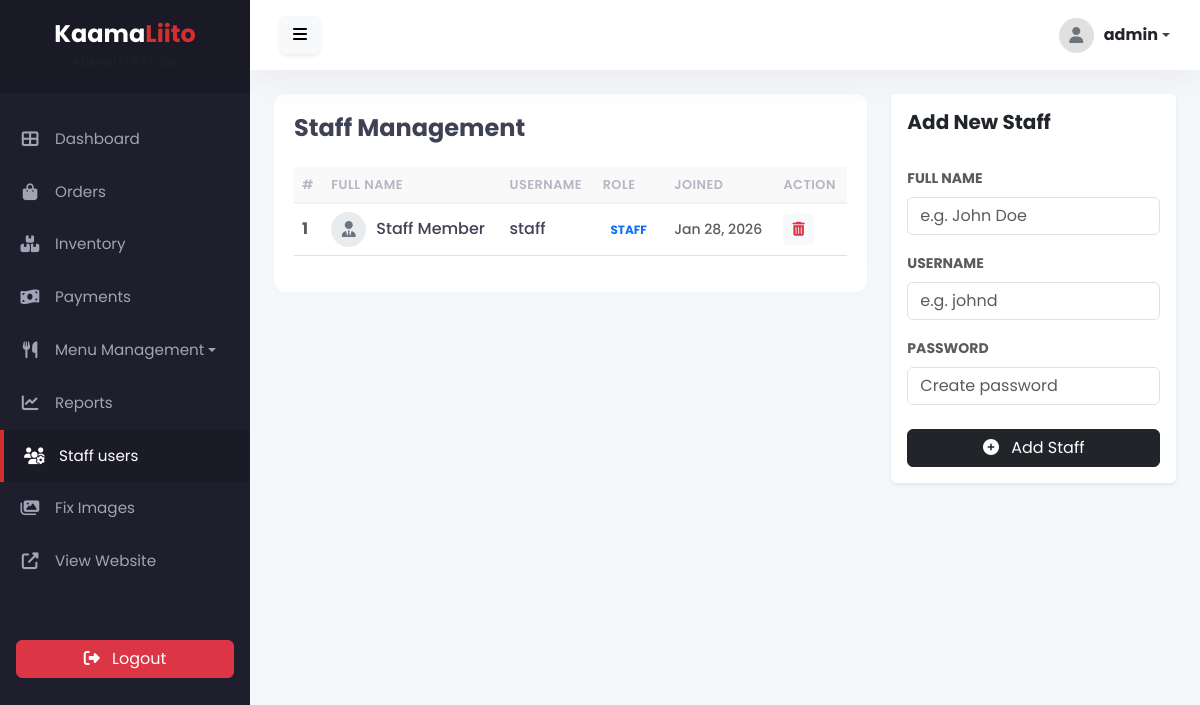
The page /admin/staff.php (signed in) on the database its author committed.
### tables this page shows
CREATE TABLE `users` (
  `id` int(11) NOT NULL AUTO_INCREMENT,
  `fullname` varchar(100) NOT NULL,
  `username` varchar(50) NOT NULL,
  `password` varchar(255) NOT NULL,
  `role` enum('admin','staff','customer') NOT NULL DEFAULT 'customer',
  `created_at` timestamp NOT NULL DEFAULT current_timestamp(),
  PRIMARY KEY (`id`),
  UNIQUE KEY `username` (`username`)
);

### admin/staff.php (the view, shortened to what this page needs)
<?php
include("includes/header.php");
include("includes/sidebar.php");
include("includes/topbar.php");
$q = mysqli_query($conn, "SELECT * FROM users WHERE role='staff'");
?>
<div class="row">
    <div class="col-md-8">
        <div class="table-card">
            <h4 class="fw-bold mb-4">Staff Management</h4>
            <div class="table-responsive">
                <table class="table table-hover align-middle">
                    <thead>
                        <tr>
                            <th>#</th>
                            <th>Full Name</th>
                            <th>Username</th>
                            <th>Role</th>
                            <th>Joined</th>
                            <th>Action</th>
                        </tr>
                    </thead>
                    <tbody>
                        <?php
                        $i=1;
                        if(mysqli_num_rows($q) == 0){
                            echo "<tr><td colspan='6' class='text-center text-muted py-4'>No staff members found.</td></tr>";
                        } else {
                        while($row = mysqli_fetch_assoc($q)){ ?>
                        <tr>
                            <td class="text-muted fw-bold"><?= $i++; ?></td>
                            <td>
                                <div class="d-flex align-items-center">
                                    <div style="width:35px; height:35px; background:#e9ecef; border-radius:50%; display:flex; align-items:center; justify-content:center; margin-right:10px;">
                                        <i class="fas fa-user-tie text-secondary"></i>
                                    </div>
                                    <?= $row['fullname']; ?>
                                </div>
                            </td>
                            <td><?= $row['username']; ?></td>
                            <td><span class="badge bg-light-primary text-primary text-uppercase"><?= $row['role']; ?></span></td>
                            <td class="text-muted small">
                                <?= isset($row['created_at']) ? date('M d, Y', strtotime($row['created_at'])) : '-'; ?>
                            </td>
                            <td>
                                <a href="staff.php?del=<?= $row['id']; ?>" class="btn btn-sm btn-icon btn-light text-danger" onclick="return confirm('Are you sure?')" title="Remove">
                                    <i class="fas fa-trash-alt"></i>
                                </a>
                            </td>
                        </tr>
                        <?php } } ?>
                    </tbody>
                </table>
            </div>
        </div>
    </div>
    <div class="col-md-4">
        <div class="card border-0 shadow-sm">
            <div class="card-header bg-white border-0 py-3">
                <h5 class="fw-bold mb-0">Add New Staff</h5>
            </div>
            <div class="card-body">
                <form method="POST">
                    <div class="mb-3">
                        <label class="form-label fw-bold small text-muted">FULL NAME</label>
                        <input type="text" name="fullname" class="form-control" placeholder="e.g. John Doe" required>
                    </div>
                    <div class="mb-3">
                        <label class="form-label fw-bold small text-muted">USERNAME</label>
                        <input type="text" name="username" class="form-control" placeholder="e.g. johnd" required>
                    </div>
                    <div class="mb-4">
                        <label class="form-label fw-bold small text-muted">PASSWORD</label>
                        <input type="password" name="password" class="form-control" placeholder="Create password" required>
                    </div>
                    <div class="d-grid">
                        <button class="btn btn-dark" name="add_staff">
                            <i class="fas fa-plus-circle me-2"></i> Add Staff
                        </button>
                    </div>
                </form>
            </div>
        </div>
    </div>
</div>
<?php include("includes/footer.php"); ?>

### admin/css/admin.css (style rules this page uses)
:root { --admin-primary: #D32F2F; --sidebar-bg: #1e1e2d; --sidebar-hover: #1b1b28; --header-height: 70px; --text-primary: #3f4254; }
body { background-color: #f5f8fa; font-family: 'Poppins', sans-serif; color: var(--text-primary); }
.table-card { background: #fff; border-radius: 12px; box-shadow: 0 0 20px 0 rgba(76, 87, 125, 0.02); padding: 20px; }
.table thead th { background-color: #f9f9f9; font-weight: 600; color: #b5b5c3; text-transform: uppercase; font-size: 0.8rem; letter-spacing: 0.5px; border-bottom: 2px solid #eff2f5; }
.table tbody td { vertical-align: middle; color: #3f4254; font-weight: 500; }

### rows shown on the page
users: fullname "Staff Member", username "staff", role "STAFF", created_at "Jan 28, 2026"

### other values the page prints
$_SESSION['user'] "admin"
